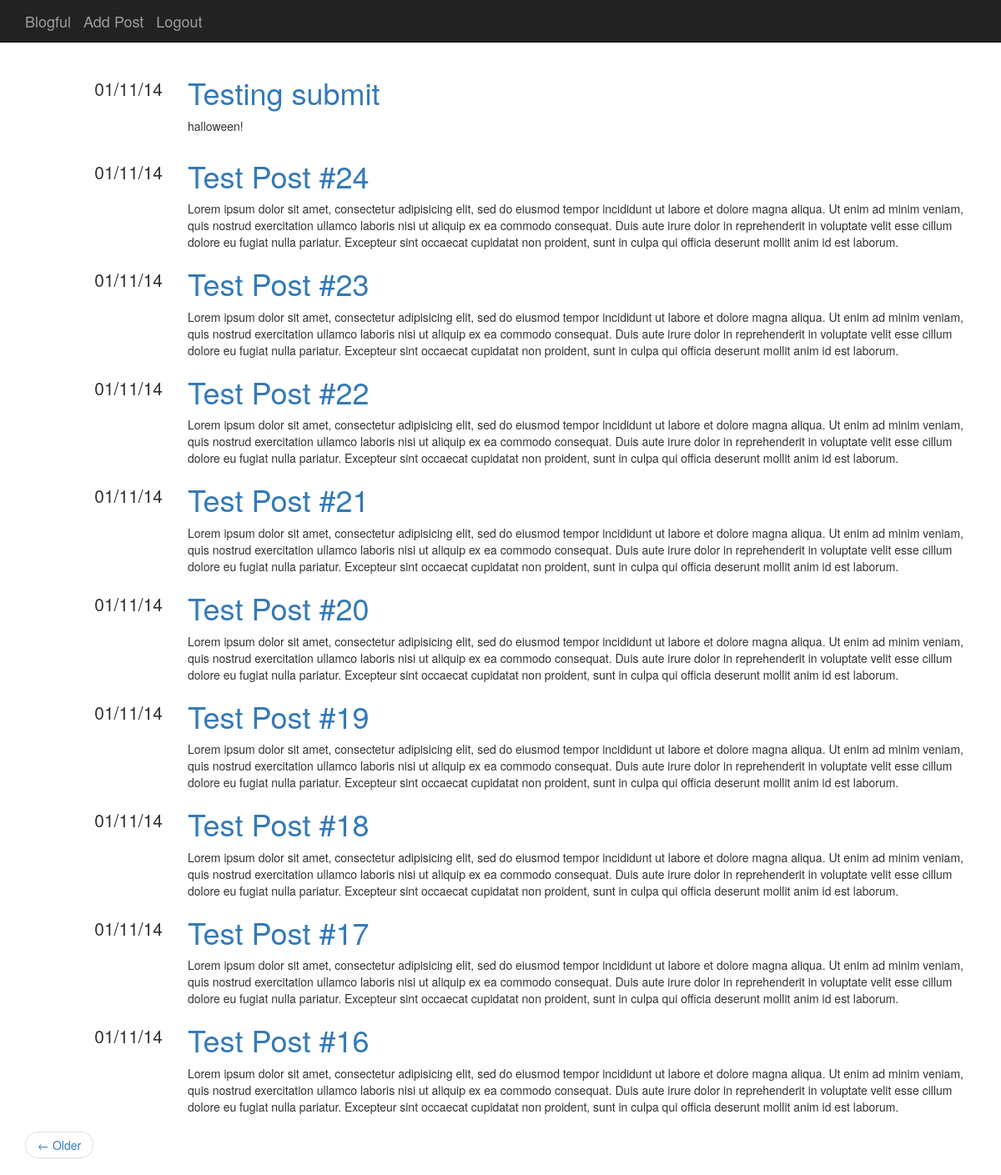
The app's page /, older data.
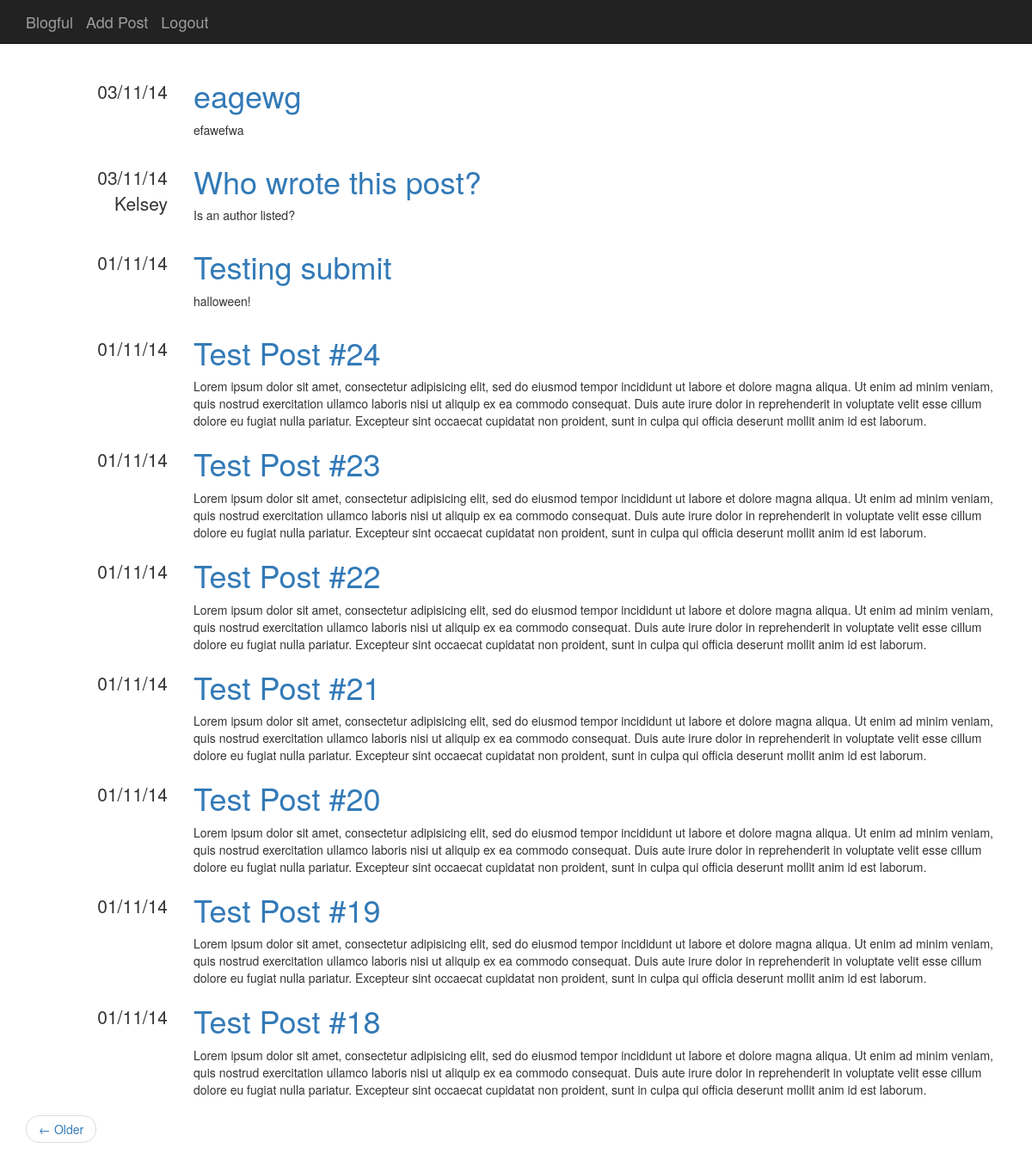
The same page, newer data.
### blog/models.py (models this page shows)
class Post(Base):
    __tablename__ = "posts"
    id = Column(Integer, Sequence("post_id_sequence"), primary_key=True)
    title = Column(String(1024))
    content = Column(Text)
    datetime = Column(DateTime, default=datetime.datetime.now)
    author_id = Column(Integer, ForeignKey('users.id'))

class User(Base, UserMixin):
    __tablename__ = "users"
    id = Column(Integer, Sequence("user_id_sequence"), primary_key=True)
    name = Column(String(128))
    email = Column(String(128), unique=True)
    password = Column(String(128))
    posts = relationship("Post", backref="author")

### blog/views.py (the view)
@app.route("/")
@app.route("/page/<int:page>")
def pages(page=1, paginate_by=10):
    page_index = page - 1
    count = session.query(Post).count()
    start = page_index * paginate_by
    end = start + paginate_by
    total_pages = (count - 1) / paginate_by + 1
    has_next = page_index < total_pages - 1
    has_prev = page_index > 0
    posts = session.query(Post)
    posts = posts.order_by(Post.datetime.desc())
    posts = posts[start:end]
    return render_template("pages.html",
        posts=posts,
        has_next=has_next,
        has_prev=has_prev,
        page=page,
        total_pages=total_pages
    )

### blog/filters.py (called while the page is built)
@app.template_filter()
def dateformat(date, format):
    if not date:
        return None
    return date.strftime(format)

### blog/templates/pages.html (shortened to what this page needs)
{% import "macros.html" as macros %}
{% extends "base.html" %}
{% block content %}
{% for post in posts %}
{{ macros.render_post(post) }}
{% endfor %}
<ul class="pager">
    {% if has_next %}
    <li class="previous" >
    <a href="{{ url_for('posts', page=page + 1) }}">&larr; Older</a>
    </li>
    {% endif %}
</ul>
{% endblock %}

### blog/templates/macros.html
{% macro render_post(post) %}
<div class="row">
    <div class="col-md-2 text-right metadata">
        <ul class="list-unstyled">
            <li>
                {{ post.datetime | dateformat("%d/%m/%y") }}
            </li>
            <li>
                {{ post.author.name }}
            </li>
        </ul>
    </div>
    <div class="col-md-10">
        <h1>
            <a href="/post/{{post.id -1}}">{{ post.title }}</a>
        </h1>
        {{ post.content | safe }}
    </div>
</div>
{% endmacro %}

Row changes from the older to the newer data that the page shows:
no longer on this page (row unchanged): Post: datetime "01/11/14", title "Test Post #17", content "Lorem ipsum dolor sit amet, consectetur adipisicing elit, sed do eiusmod tempor incididunt ut labore et dolore magna aliqua. Ut enim ad minim veniam, quis nostrud exercitation ullamco laboris nisi ut aliquip ex ea commodo consequat. Duis aute irure dolor in reprehenderit in voluptate velit esse cillum dolore eu fugiat nulla pariatur. Excepteur sint occaecat cupidatat non proident, sunt in culpa qui officia deserunt mollit anim id est laborum."
no longer on this page (row unchanged): Post: datetime "01/11/14", title "Test Post #16", content "Lorem ipsum dolor sit amet, consectetur adipisicing elit, sed do eiusmod tempor incididunt ut labore et dolore magna aliqua. Ut enim ad minim veniam, quis nostrud exercitation ullamco laboris nisi ut aliquip ex ea commodo consequat. Duis aute irure dolor in reprehenderit in voluptate velit esse cillum dolore eu fugiat nulla pariatur. Excepteur sint occaecat cupidatat non proident, sunt in culpa qui officia deserunt mollit anim id est laborum."
added Post: datetime "03/11/14", title "eagewg", content "efawefwa"
added Post: datetime "03/11/14", author.name "Kelsey", title "Who wrote this post?", content "Is an author listed?"
